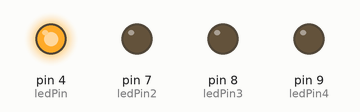
Bench run of a sketch on a simulated Arduino Uno, built with avr-gcc and run on an emulated ATmega328P. Parts: output pins drawn as LEDs (lit = HIGH).

Above: at 0.5 s.
At 1.5 s:
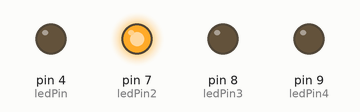
At 2.5 s:
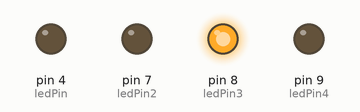
At 3.5 s:
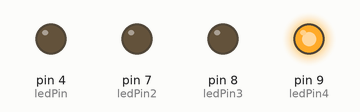
At 4.5 s:
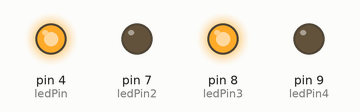
At 5.5 s:
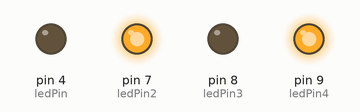
Timing chart, 0 to 7.8 s (numbered marks = the images above):
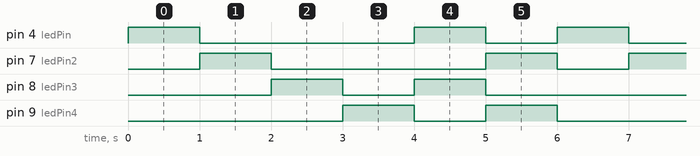

Measured:
- by itself, pin 4 (ledPin), pin 7 (ledPin2): repeats every 6.0 s: LOW 3.0 s, HIGH 1.0 s, LOW 1.0 s, HIGH 1.0 s
- by itself, pin 8 (ledPin3), pin 9 (ledPin4): repeats every 6.0 s: LOW 1.0 s, HIGH 1.0 s, LOW 3.0 s, HIGH 1.0 s
- by itself, everything shown: repeats every 6.0 s, in 6 steps

The sketch:

TenjingN_SS1.ino
```cpp
const int ledPin = 4;
const int ledPin2 = 7;
const int ledPin3 = 8;
const int ledPin4 = 9;
int loopCount = 0;
int ms = 1000;
bool ledState = 0;

void setup() {
  // put your setup code here, to run once:
  Serial.begin(115200);
  pinMode(ledPin, OUTPUT);
  pinMode(ledPin2, OUTPUT);
  pinMode(ledPin3, OUTPUT);
  pinMode(ledPin4, OUTPUT);
}

void loop() {
  if (loopCount == 0)
  {
    digitalWrite(ledPin, 1);
    digitalWrite(ledPin2, 0);
    digitalWrite(ledPin3, 0);
    digitalWrite(ledPin4, 0);
  }
  else if (loopCount == 1)
  {
    digitalWrite(ledPin, 0);
    digitalWrite(ledPin2, 1);
    digitalWrite(ledPin3, 0);
    digitalWrite(ledPin4, 0);
  }
  else if (loopCount == 2)
  {
    digitalWrite(ledPin, 0);
    digitalWrite(ledPin2, 0);
    digitalWrite(ledPin3, 1);
    digitalWrite(ledPin4, 0);
  }
  else if (loopCount == 3)
  {
    digitalWrite(ledPin, 0);
    digitalWrite(ledPin2, 0);
    digitalWrite(ledPin3, 0);
    digitalWrite(ledPin4, 1);
  }
  else if (loopCount == 4)
  {
    digitalWrite(ledPin, 1);
    digitalWrite(ledPin2, 0);
    digitalWrite(ledPin3, 1);
    digitalWrite(ledPin4, 0);
  }
  else if (loopCount == 5)
  {
    digitalWrite(ledPin, 0);
    digitalWrite(ledPin2, 1);
    digitalWrite(ledPin3, 0);
    digitalWrite(ledPin4, 1);

    loopCount = -1;
  }

  delay(ms);

  loopCount++;
}
```
